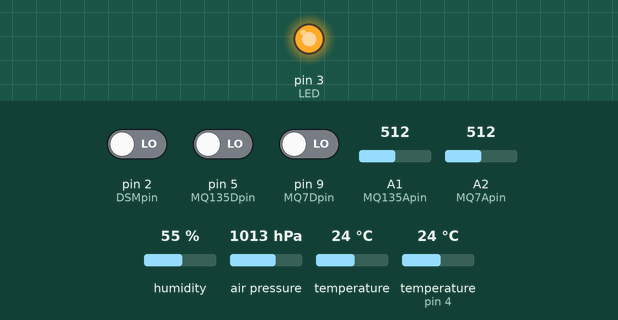
Simulated run of this sketch. Board: Arduino Uno, built with avr-gcc and run on an emulated ATmega328P. On the bench: output pins drawn as LEDs (lit = HIGH). The test bench sets the inputs (shaded band); at power-on: pin 2 (DSMpin) LOW, pin 5 (MQ135Dpin) LOW, pin 9 (MQ7Dpin) LOW, A1 (MQ135Apin) = 512, A2 (MQ7Apin) = 512, humidity 55 %, air pressure 1013 hPa, temperature 24 °C, temperature (sensor on pin 4) 24 °C. The local clock reads 2024-03-15 10:24:30 at power-on unless the sketch sets it; storage starts empty.

Above: at 6.0 s.
At 11.9 s:
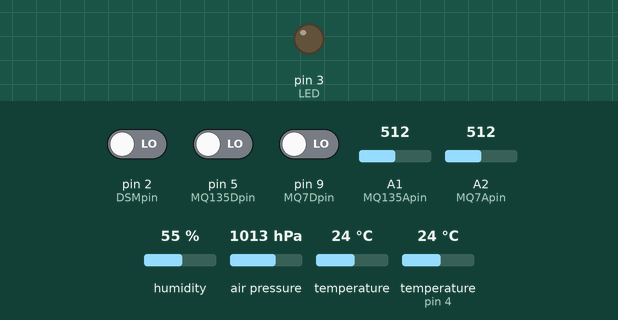
Timing chart, 0 to 19.4 s (numbered marks = the images above):
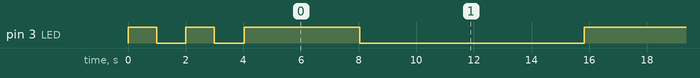

Measured:
- by itself, pin 3 (LED): goes LOW 1.0 s, HIGH 1.0 s, LOW 1.0 s, 10 × (HIGH 4.0 s, LOW 7.8 s), HIGH 4.0 s, then LOW

The sketch:

PCB_component_tester.ino
```cpp
// maravilhosa estacao de baixo custo :3

//LowCostAirQualityStation
//
//Datafile header:
//
//Date;Time;WeekDay;RH;P;T;CO;CO2;MP

// SD init
// pin MOSI 11
// pin MISO 12
// pin CLK 13 SCK
// pin CS 10
#include <SPI.h>
#include <SD.h>
File myFile;
const int chipSelect = 10;

// Clock init
// pin CLK 6
// pin DAT 7
// pin RST 8
// fonte https://playground.arduino.cc/Main/DS1302/
//#define DS1302_SCLK_PIN   6    // Arduino pin for the Serial Clock
//#define DS1302_IO_PIN     7    // Arduino pin for the Data I/O
//#define DS1302_CE_PIN     8    // Arduino pin for the Chip Enable
#include <virtuabotixRTC.h>
virtuabotixRTC myRTC(6, 7, 8);

// DHT init
// pin 1 5V
// pin 2 4
// pin 3 GND
// pin 4 GND
#include "Arduino.h"
#include <DHT12.h>
DHT12 dht12(4, true);

// MQ7 init
// pin A0 A2
// pin D0 9
const int MQ7Apin = 2;
const int MQ7Dpin = 9;
int COlimit;
int CO;

// MQ135 init
// pin A0 A1
// pin D0 5
const int MQ135Apin = 1;
const int MQ135Dpin = 5;
int CO2limit;
int CO2;

// DSM501A init
// pin 2 2
// pin 3 5V
// pin 5 GND
#include<string.h>
byte buff[2];
int DSMpin = 2;//DSM501A input D2
unsigned long duration;
unsigned long starttime;
unsigned long endtime;
unsigned long sampletime_ms = 30000; // intervalo de medida do dsm
unsigned long lowpulseoccupancy = 0;
float ratio = 0;
float concentration = 0;

// DS18B20 init
// pin 1 GND
// pin 2 3
// pin 3 5V
#include <OneWire.h>
#include <DallasTemperature.h>
#define ONE_WIRE_BUS 4
OneWire oneWire(ONE_WIRE_BUS);
DallasTemperature sensors(&oneWire);

// BMP108 init
// pin VIN 3.3V (NÃO É 5V)
// pin GND GND
// pin SCL A5
// pin SDA A4
#include <Wire.h>
#include <Adafruit_BMP085.h>
Adafruit_BMP085 bmp;

// STATE LED pin
#define LED 3
int MODE = LOW;
double DangerousCO = 130, DangerousCO2 = 130, DangerousConcentration = 3000;

// Setup of the reset function to reset every 24 h
void(* resetFunc) (void) = 0;

void setup() {
  //(segundos, minutos, hora, dia da semana, dia do mes, mes, ano)
 // myRTC.setDS1302Time(0, 32, 15, 6, 31, 12, 2020); //set datetime, comment line after


  pinMode(LED, OUTPUT);
    digitalWrite(LED, HIGH);
    delay(1000);
    digitalWrite(LED, LOW);
    delay(1000);
  do {
    digitalWrite(LED, HIGH);
    delay(1000);
    digitalWrite(LED, LOW);
    delay(1000);
  } while(!SD.begin());

  dht12.begin();
  bmp.begin();
  sensors.begin(); //ds18b20
  pinMode(MQ7Dpin, INPUT);
  pinMode(MQ135Dpin, INPUT);
  pinMode(DSMpin,INPUT);
  starttime = millis();
}

void loop() {
    digitalWrite(LED, HIGH);
    delay(4000);
    digitalWrite(LED, LOW);
    delay(4000);
//  digitalWrite(LED, MODE);
  myFile = SD.open("data.csv", FILE_WRITE);

  // Refresh data reading
  float h = dht12.readHumidity();
  CO = analogRead(MQ7Apin);
  COlimit = digitalRead(MQ7Dpin);
  CO2 = analogRead(MQ135Apin);
  CO2limit = digitalRead(MQ135Dpin);
  sensors.requestTemperatures(); // one wire ds18b20


  // DSM header
  duration = pulseIn(DSMpin, LOW);
  lowpulseoccupancy += duration;
  endtime = millis();
  if ((endtime-starttime) > sampletime_ms)
  {
    ratio = lowpulseoccupancy / (sampletime_ms*10.0);
    //ratio = (lowpulseoccupancy-endtime+starttime + sampletime_ms)/(sampletime_ms*10.0);  // Integer percentage 0=>100
    concentration = 1.1*pow(ratio,3)-3.8*pow(ratio,2)+520*ratio+0.62; // using spec sheet curve
    lowpulseoccupancy = 0;
    starttime = millis();
  }


  if(myFile){
    myRTC.updateTime();
    myFile.print(myRTC.dayofmonth);
    myFile.print("/");
    myFile.print(myRTC.month);
    myFile.print("/");
    myFile.print(myRTC.year);
    myFile.print(";");
    //Adiciona um 0 caso o valor da hora seja <10
    if (myRTC.hours < 10)
    {
      myFile.print("0");
    }
    myFile.print(myRTC.hours);
    myFile.print(":");
    //Adiciona um 0 caso o valor dos minutos seja <10
    if (myRTC.minutes < 10)
    {
      myFile.print("0");
    }
    myFile.print(myRTC.minutes);
    myFile.print(":");
    //Adiciona um 0 caso o valor dos segundos seja <10
    if (myRTC.seconds < 10)
    {
      myFile.print("0");
    }
    myFile.print(myRTC.seconds);
    myFile.print(";");
    myFile.print(myRTC.dayofweek);
    myFile.print(";");

    myFile.print(h);
    myFile.print(";");
    myFile.print(bmp.readPressure());
    myFile.print(";");
    myFile.print(sensors.getTempCByIndex(0));
    myFile.print(";");

    if(COlimit == HIGH){
      myFile.print("9999");
    } else{
      myFile.print(CO);
    }
    myFile.print(";");
    if(CO2limit == HIGH){
      myFile.print("9999");
    } else{
      myFile.print(CO2);
    }
    myFile.print(";");
    myFile.print(concentration);
      myFile.println(";");

    myFile.close();
  }

  // turns the led on if the concentration reach one of the trholds
//  if(CO >= DangerousCO || CO2 >= DangerousCO2 ||  concentration >= DangerousConcentration){
//    MODE = HIGH;
//    }

//  else {
//    MODE = LOW;
//    }

 delay(2000);
  if (millis() > 864000000){
    resetFunc();
  }
}
```
